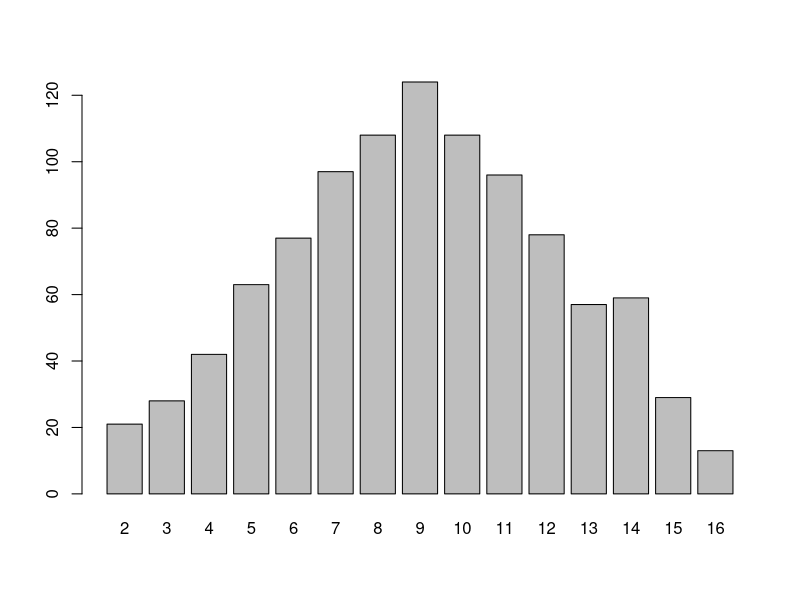
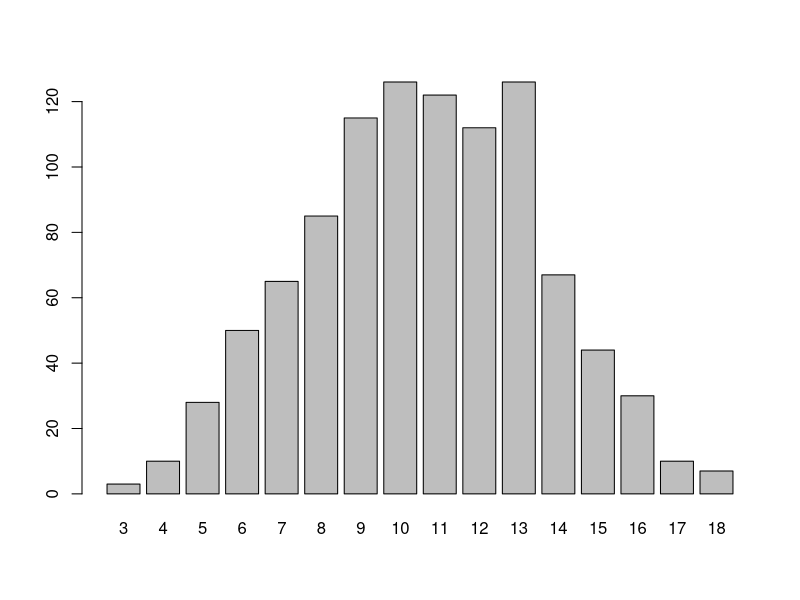

R code for these plots, in order:
# 公開臨海データ解析実習　A日程
# 2022 September 20 AM: 課題
# Greg Nishihara


# （１）サイコロの目の数を８にして、２つのサイコロの和をとる。回数の1000回。
# （２）（１）のヒストグラムを示す。

n = 1:8 # ここでサウコロの目を決める
sum_value = rep(0, times = 1000)
for(i in 1:1000) {
  value = sample(x = n, size = 2, replace = TRUE)
  sum_value[i] = sum(value)
}
sum_value

dicerolls = table(sum_value)
dicerolls = as.data.frame(dicerolls)

barplot(height = dicerolls$Freq,
        names.arg = dicerolls$sum_value)

# （３）サイコロの目の数を6にして、３つのサイコロの和をとる。回数の1000回。
# （４）（１）のヒストグラムを示す。

n = 1:6 # ここでサウコロの目を決める
sum_value = rep(0, times = 1000)
for(i in 1:1000) {
  value = sample(x = n, size = 3, replace = TRUE) # size = 3 に設定すると一度に投げる数をきめる。
  sum_value[i] = sum(value)
}
sum_value

dicerolls = table(sum_value)
dicerolls = as.data.frame(dicerolls)

barplot(height = dicerolls$Freq,
        names.arg = dicerolls$sum_value)